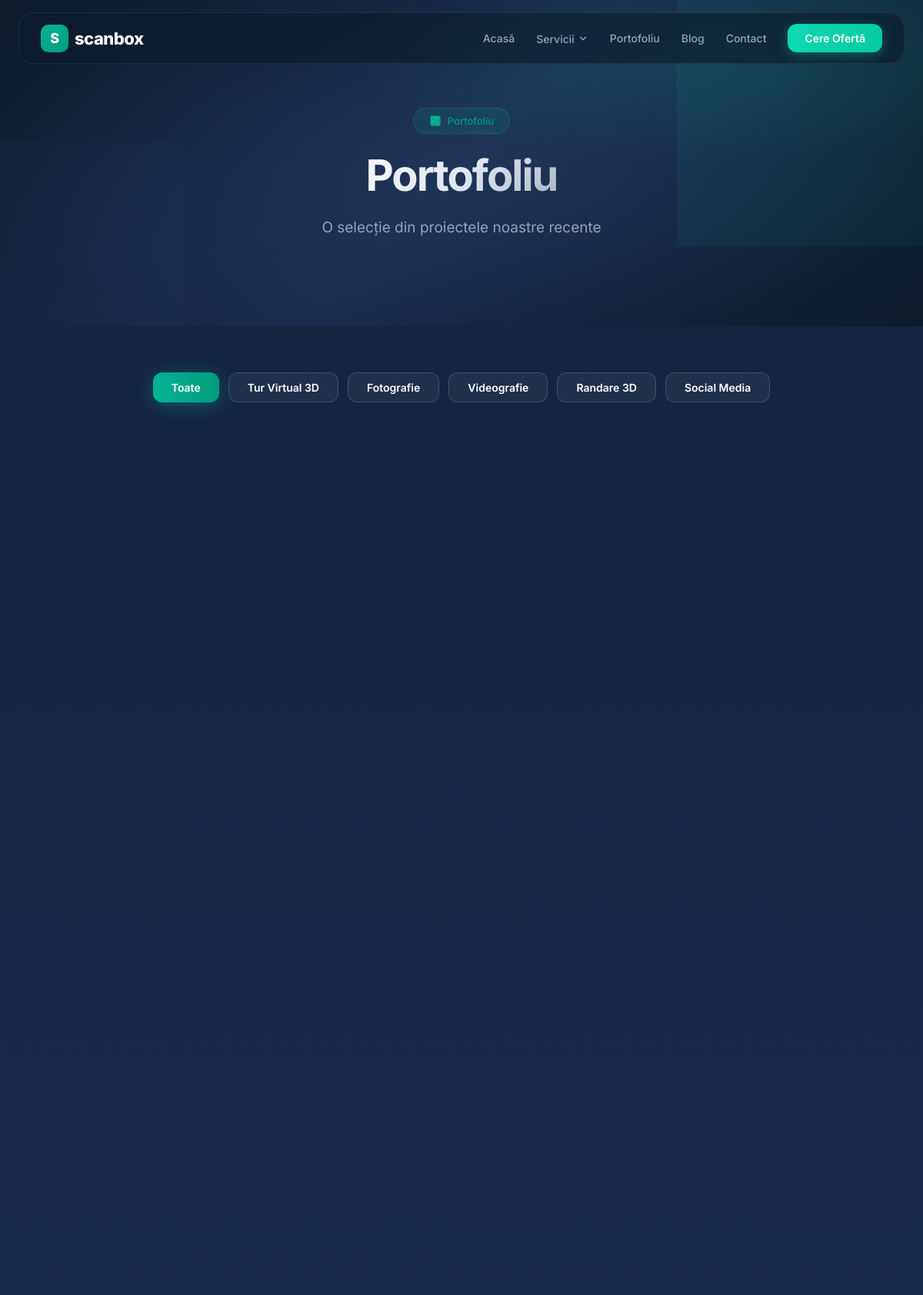
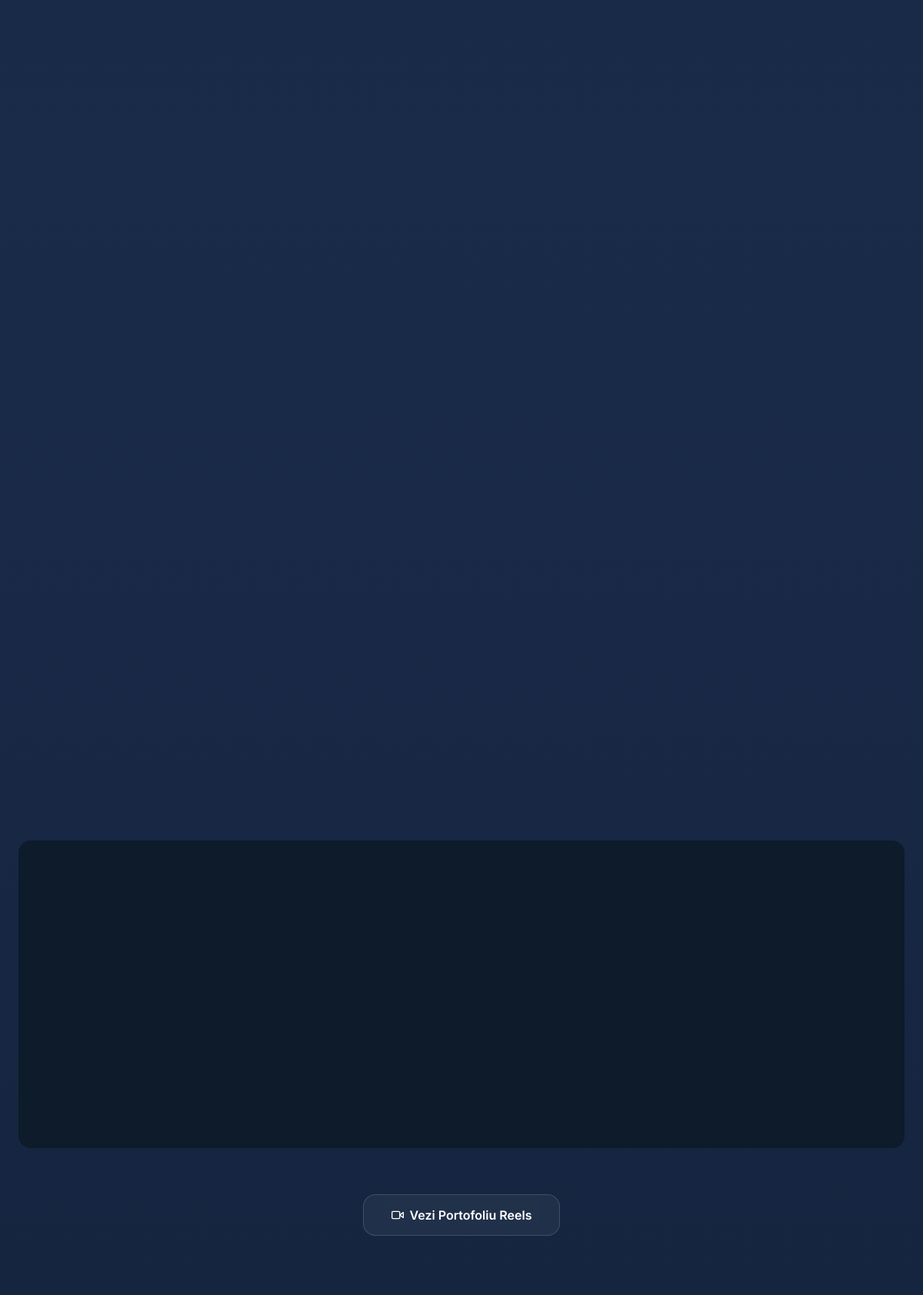
Page /portofoliu (upper part) on the committed database (2 pictures, top to bottom).
### tables this page shows
CREATE TABLE `portfolio_categories` (
    `id` INT UNSIGNED NOT NULL AUTO_INCREMENT,
    `name_ro` VARCHAR(100) NOT NULL COMMENT 'Nume categorie in romana',
    `name_en` VARCHAR(100) NULL DEFAULT NULL COMMENT 'Nume categorie in engleza',
    `slug` VARCHAR(100) NOT NULL COMMENT 'Identificator URL-friendly',
    `description_ro` TEXT NULL DEFAULT NULL COMMENT 'Descriere in romana',
    `description_en` TEXT NULL DEFAULT NULL COMMENT 'Descriere in engleza',
    `sort_order` INT UNSIGNED NOT NULL DEFAULT 0,
    `is_active` TINYINT(1) UNSIGNED NOT NULL DEFAULT 1,
    `created_at` DATETIME NOT NULL DEFAULT CURRENT_TIMESTAMP,
    `updated_at` DATETIME NOT NULL DEFAULT CURRENT_TIMESTAMP ON UPDATE CURRENT_TIMESTAMP,
    PRIMARY KEY (`id`),
    UNIQUE KEY `uk_portfolio_categories_slug` (`slug`),
    KEY `idx_portfolio_categories_sort` (`sort_order`),
    KEY `idx_portfolio_categories_active` (`is_active`)
);

### src/Controllers/PageController.php (called while the page is built, shortened)
<?php
class PageController
{
    private Setting $settingModel;
    public function __construct()
    {
        $this->settingModel = new Setting();
    }
    public function portofoliu(): void
    {
        $db = \Scanbox\Core\Database::getInstance();
        $categories = $db->fetchAll("SELECT * FROM portfolio_categories WHERE is_active = 1 ORDER BY sort_order ASC, id ASC");
        $projects = $db->fetchAll(
            "SELECT p.*, c.name_ro as category_name, c.slug as category_slug
             FROM portfolio_projects p
             LEFT JOIN portfolio_categories c ON p.category_id = c.id
             WHERE p.is_active = 1
             ORDER BY p.sort_order ASC, p.id DESC"
        );
        $mapData = [];
        foreach ($projects as $project) {
            if (!empty($project['lat']) && !empty($project['lng'])) {
                $mapData[] = [
                    'id' => $project['id'],
                    'title' => $project['title'],
                    'lat' => (float) $project['lat'],
                    'lng' => (float) $project['lng'],
                    'thumbnail' => $project['thumbnail'] ?? '',
                    'slug' => $project['slug'] ?? '',
                ];
            }
        }
        $settings = $this->settingModel->getAll();
        view('pages/portofoliu', [
            'title' => 'Portofoliu - Scanbox.ro',
            'categories' => $categories,
            'projects' => $projects,
            'mapData' => json_encode($mapData, JSON_UNESCAPED_UNICODE),
            'settings' => $settings,
        ]);
    }
}

### public/index.php (called while the page is built, shortened)
<?php
require_once BASE_PATH . '/config/database.php';
try {
    $router = new \Scanbox\Core\Router();
    $router->dispatch();
} catch (\Throwable $e) {
    error_log(sprintf(
        "[%s] Eroare fatala: %s in %s:%d\nStack trace:\n%s\n",
        date('Y-m-d H:i:s'),
        $e->getMessage(),
        $e->getFile(),
        $e->getLine(),
        $e->getTraceAsString()
    ));
    if (!headers_sent()) {
        http_response_code(500);
    }
    echo '<!DOCTYPE html><html lang="ro"><head><meta charset="UTF-8">';
    echo '<title>Eroare server | ' . SITE_NAME . '</title>';
    echo '<style>body{font-family:sans-serif;display:flex;justify-content:center;';
    echo 'align-items:center;min-height:100vh;margin:0;background:#f5f5f5;}';
    echo '.container{text-align:center;padding:2rem;}';
    echo 'h1{font-size:4rem;margin:0;color:#e94560;}';
    echo 'p{font-size:1.2rem;color:#666;margin:1rem 0;}';
    echo 'a{color:#1a1a2e;text-decoration:none;font-weight:bold;}';
    echo 'a:hover{text-decoration:underline;}</style></head>';
    echo '<body><div class="container">';
    echo '<h1>500</h1>';
    echo '<p>Ne pare rau, a aparut o eroare de server.</p>';
    echo '<p>Va rugam reincercati mai tarziu.</p>';
    echo '<a href="/">Inapoi la pagina principala</a>';
    echo '</div></body></html>';
}

### src/Core/Database.php (called while the page is built, shortened)
<?php
class Database
{
    private static ?self $instance = null;
    private \PDO $pdo;
    public function __construct()
    {
        $this->pdo = \DatabaseConnection::getInstance();
    }
    public static function getInstance(): self
    {
        if (self::$instance === null) {
            self::$instance = new self();
        }
        return self::$instance;
    }
    public function query(string $sql, array $params = []): \PDOStatement|false
    {
        try {
            $stmt = $this->pdo->prepare($sql);
            $stmt->execute($params);
            return $stmt;
        } catch (\PDOException $e) {
            $this->logError('Eroare interogare SQL', $sql, $params, $e);
            return false;
        }
    }
    public function fetchAll(string $sql, array $params = []): array
    {
        $stmt = $this->query($sql, $params);
        return $stmt->fetchAll(\PDO::FETCH_ASSOC);
    }
}

### config/database.php (called while the page is built, shortened)
<?php
class DatabaseConnection
{
    private static ?PDO $instance = null;
    public static function getInstance(): PDO
    {
        if (self::$instance === null) {
            $dsn = sprintf(
                'mysql:host=%s;dbname=%s;charset=%s',
                DB_HOST,
                DB_NAME,
                DB_CHARSET
            );
            $options = [
                PDO::ATTR_ERRMODE            => PDO::ERRMODE_EXCEPTION,
                PDO::ATTR_DEFAULT_FETCH_MODE => PDO::FETCH_ASSOC,
                PDO::ATTR_EMULATE_PREPARES   => false,
                PDO::ATTR_STRINGIFY_FETCHES  => false,
                PDO::MYSQL_ATTR_INIT_COMMAND => "SET NAMES '" . DB_CHARSET . "' COLLATE 'utf8mb4_unicode_ci'",
                PDO::MYSQL_ATTR_FOUND_ROWS   => true,
            ];
            try {
                self::$instance = new PDO($dsn, DB_USER, DB_PASS, $options);
            } catch (\PDOException $e) {
                $logFile = __DIR__ . '/../logs/error.log';
                $message = sprintf(
                    "[%s] Eroare conexiune baza de date: %s\n",
                    date('Y-m-d H:i:s'),
                    $e->getMessage()
                );
                error_log($message, 3, $logFile);
                throw new \RuntimeException('Conexiunea la baza de date a esuat. Verificati configurarea.');
            }
        }
        return self::$instance;
    }
}

### src/Views/pages/portofoliu.php (the view, shortened to what this page needs)
<?php
$heroBadgeIcon = '<svg width="16" height="16" viewBox="0 0 24 24" fill="none" stroke="currentColor" stroke-width="2" stroke-linecap="round" stroke-linejoin="round"><rect x="3" y="3" width="18" height="18" rx="2"/><circle cx="8.5" cy="8.5" r="1.5"/><path d="M21 15l-5-5L5 21"/></svg>';
include __DIR__ . '/../components/hero.php';
?>
<section class="content-section" style="background: linear-gradient(180deg, #152540 0%, #1A2B4A 50%, #152540 100%); padding: 60px 0 80px;">
  <div class="container">
    <?php if (!empty($categories)): ?>
    <div style="display: flex; flex-wrap: wrap; gap: 12px; justify-content: center; margin-bottom: 48px;">
      <button class="btn-sm btn-primary portfolio-filter active" data-category="all">Toate</button>
      <?php foreach ($categories as $category): ?>
      <button class="btn-sm btn-outline portfolio-filter" data-category="<?= htmlspecialchars($category['slug'] ?? $category['id'] ?? '') ?>">
        <?= htmlspecialchars($category['name_ro'] ?? $category['name'] ?? '') ?>
      </button>
      <?php endforeach; ?>
    </div>
    <?php endif; ?>
    <?php if (!empty($projects)): ?>
    <div class="portfolio-grid" id="portfolioGrid">
    </div>
    <?php else: ?>
    <div style="text-align: center; padding: 60px 0; color: #94A3B8;">
      <p>Portofoliul este în curs de actualizare. Reveniti în curând!</p>
    </div>
    <?php endif; ?>
    <?php if (!empty($mapData) && $mapData !== '[]'): ?>
    <div id="projectsMap" style="width: 100%; height: 400px; border-radius: 16px; margin-top: 60px; background: #0D1B2A;"></div>
    <?php endif; ?>
    <div style="text-align: center; margin-top: 60px;">
      <a href="/portofoliu-reels" class="btn-outline">
        <svg width="16" height="16" viewBox="0 0 24 24" fill="none" stroke="currentColor" stroke-width="2" stroke-linecap="round" stroke-linejoin="round"><polygon points="23 7 16 12 23 17 23 7"/><rect x="1" y="5" width="15" height="14" rx="2"/></svg>
        Vezi Portofoliu Reels
      </a>
    </div>
  </div>
</section>

### src/Core/Router.php (shortened to what this page needs)
<?php
class Router
{
    private array $routes = [];
    private string $currentPath = '';
    public function __construct()
    {
        $this->routes = ROUTES;
        $this->currentMethod = strtoupper($_SERVER['REQUEST_METHOD'] ?? 'GET');
        $uri = $_SERVER['REQUEST_URI'] ?? '/';
        $path = parse_url($uri, PHP_URL_PATH) ?? '/';
        $path = rtrim($path, '/') ?: '/';
        $this->currentPath = $path;
    }
    public function dispatch(): void
    {
        foreach ($this->routes as $routePattern => $handler) {
            $match = $this->matchRoute($routePattern);
            if ($match !== false) {
                $this->callController($handler, $match);
                return;
            }
        }
    }
    private function matchRoute(string $routePattern): array|false
    {
        $parts = explode('|', $routePattern, 2);
        [$method, $pattern] = $parts;
        if ($pattern === $this->currentPath) {
            return [];
        }
        return false;
    }
    private function callController(array $handler, array $routeParams): void
    {
        $methodName = $handler[1];
        $predefinedParams = $handler[2] ?? [];
        $controller = new $controllerClass();
        $params = !empty($predefinedParams) ? $predefinedParams : array_values($routeParams);
        call_user_func_array([$controller, $methodName], $params);
    }
}

### public/assets/css/style.css (style rules this page uses)
*, *::before, *::after { box-sizing: border-box; margin: 0; padding: 0; }
html { scroll-behavior: smooth; overflow-x: hidden; }
body { font-family: 'Inter', -apple-system, BlinkMacSystemFont, sans-serif; color: #FFFFFF; background: #0D1B2A; overflow-x: hidden; -webkit-font-smoothing: antialiased; -moz-osx-font-smoothing: grayscale; }
a { text-decoration: none; color: inherit; }
.container { max-width: 1200px; margin: 0 auto; padding: 0 24px; }
.hero-badge svg { width: 16px; height: 16px; fill: #04B494; }
.btn-primary { display: inline-flex; align-items: center; gap: 8px; background: linear-gradient(90deg, #04B494, #039B7E); color: #FFFFFF; font-family: 'Inter', sans-serif; font-size: 16px; font-weight: 600; padding: 16px 36px; border-radius: 16px; border: none; cursor: pointer; transition: all 0.4s ease; box-shadow: 0 4px 25px rgba(4, 180, 148, 0.35); }
.btn-outline { display: inline-flex; align-items: center; gap: 8px; background: rgba(255, 255, 255, 0.05); backdrop-filter: blur(10px); color: #FFFFFF; font-family: 'Inter', sans-serif; font-size: 16px; font-weight: 600; padding: 16px 36px; border-radius: 16px; border: 1px solid rgba(255, 255, 255, 0.15); cursor: pointer; transition: all 0.4s ease; }
.btn-sm { font-size: 14px; padding: 10px 24px; border-radius: 12px; }
.portfolio-grid { display: grid; grid-template-columns: repeat(3, 1fr); gap: 28px; }
.content-section { position: relative; padding: 100px 0; }
.content-section:nth-child(even) { background: linear-gradient(180deg, #1A2B4A 0%, #1d3155 100%); }

### rows in the picture
portfolio_categories: name_ro "Tur Virtual 3D"
portfolio_categories: name_ro "Fotografie"
portfolio_categories: name_ro "Videografie"
portfolio_categories: name_ro "Randare 3D"
portfolio_categories: name_ro "Social Media"
